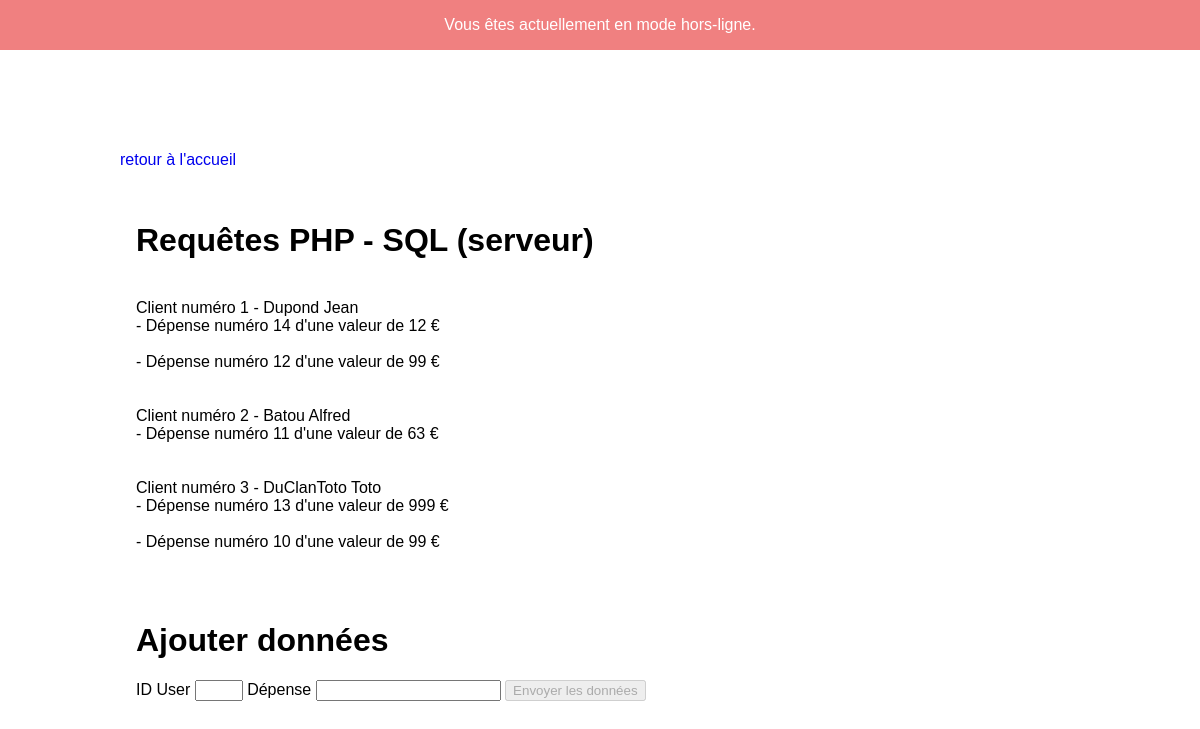
Page /index.php?a=bdd on the committed database.
### tables this page shows
CREATE TABLE IF NOT EXISTS `users` (
  `idUser` int NOT NULL AUTO_INCREMENT,
  `prenom` varchar(50) NOT NULL,
  `nom` varchar(50) NOT NULL,
  `role` int NOT NULL,
  PRIMARY KEY (`idUser`)
);

CREATE TABLE IF NOT EXISTS `expenses` (
  `idExpense` int NOT NULL AUTO_INCREMENT,
  `sum` int NOT NULL,
  `idUser` int NOT NULL,
  PRIMARY KEY (`idExpense`)
);

### PHP/Model/UserManager.Class.php (called while the page is built, shortened)
<?php
class UserManager
{
    public static function getList()
    {
        $db = DbConnect::getDb();
        $tab = [];
        $q = $db->query("SELECT * FROM users");
        while ($donnees = $q->fetch(PDO::FETCH_ASSOC)) {
            if ($donnees != false) {
                $tab[] = new User($donnees);
            }
        }
        return $tab;
    }
}

### PHP/Controller/User.Class.php (called while the page is built, shortened)
<?php
class User
{
    private $_idUser;
    private $_nom;
    private $_prenom;
    public function getIdUser()
    {
        return $this->_idUser;
    }
    public function setIdUser($_idUser)
    {
        return $this->_idUser = $_idUser;
    }
    public function getNom()
    {
        return $this->_nom;
    }
    public function setNom($_nom)
    {
        return $this->_nom = $_nom;
    }
    public function getPrenom()
    {
        return $this->_prenom;
    }
    public function setPrenom($_prenom)
    {
        return $this->_prenom = $_prenom;
    }
    public function setRole($_role)
    {
        return $this->_role = $_role;
    }
    public function hydrate($data)
    {
        foreach ($data as $key => $value) {
            $methode = "set" . ucfirst($key);
        }
    }
}

### PHP/Model/ExpenseManager.Class.php (called while the page is built, shortened)
<?php
class ExpenseManager
{
    public static function getListbyUser($id)
    {
        $db = DbConnect::getDb();
        $tab = [];
        $q = $db->query("SELECT * FROM expenses WHERE idUser = ". $id);
        while ($donnees = $q->fetch(PDO::FETCH_ASSOC)) {
            if ($donnees != false) {
                $tab[] = new Expense($donnees);
            }
        }
        return $tab;
    }
}

### PHP/Controller/Expense.Class.php (called while the page is built, shortened)
<?php
class Expense
{
    private $_idExpense;
    private $_sum;
    public function getIdExpense()
    {
        return $this->_idExpense;
    }
    public function setIdExpense($_idExpense)
    {
        return $this->_idExpense = $_idExpense;
    }
    public function getSum()
    {
        return $this->_sum;
    }
    public function setSum($_sum)
    {
        return $this->_sum = $_sum;
    }
    public function setIduser($_idUser)
    {
        return $this->_idUser = $_idUser;
    }
    public function hydrate($data)
    {
        foreach ($data as $key => $value) {
            $methode = "set" . ucfirst($key);
        }
    }
}

### PHP/View/bdd.php (the view)
<div id="container">
  <div id="content">
  <p><a href="index.php?a=home">retour à l'accueil</a></p>
    <div class="bloc">
      <h1>Requêtes PHP - SQL (serveur)</h1>
      <?php
      $list = UserManager::getList();
      foreach ($list as $person) {
          echo '<br />Client numéro ' . $person->getIdUser() . ' - ' . $person->getNom() . ' '
          . $person->getPrenom() . '<br />';
          $expenses = ExpenseManager::getListbyUser($person->getIdUser());
          if ($expenses == null)
            echo 'Pas de dépenses<br />';
          else {
            foreach ($expenses as $expense) {
              echo '<span>- Dépense numéro ' . $expense->getIdExpense() . ' d\'une valeur de ' .
              $expense->getSum() . ' € <a class="classOnlyOnline" href="index.php?a=actExpense&m=2&id='. $expense->getIdExpense() .'">(suppr.)</a></span><br />';
            }
          }
      }
      ?>
    </div>
    <div class="bloc">
      <h1>Ajouter données</h1>
      <form action="index.php?a=actExpense&m=1" method="post">
        <label for="idUser">ID User</label>
        <input type="number" min="1" max="3" name="idUser" id="idUser" required>
        <label for="sum">Dépense</label>
        <input type="number" name="sum" id="sum" required>
        <input id="buttonOnlyOnline" type=submit value="Envoyer les données">
      </form>
    </div>
  </div>
</div>

### index.php (shortened to what this page needs)
<?PHP
function display($page)
{
    $path = $page[0];
    $name = $page[1];
    include 'PHP/View/_Header.php';
    include $path . $name . '.php';
    include 'PHP/View/_Footer.php';
}
$routes = [
    "default" => ["PHP/View/", "home", "Accueil"],
    "bdd" => ["PHP/View/", "bdd", "Base de données"],
    "actExpense" => ["PHP/View/", "actExpense", ""],
    "ldap" => ["PHP/View/", "ldap", "Connexion LDAP"],
    "logout" => ["PHP/View/", "logout", ""]
];
if (isset($_GET["a"])) {
    $action = $_GET["a"];
    if (isset($routes[$action]))
        display($routes[$action]);
    else
        display($routes["default"]);
}
else
    display($routes["default"]);

### PHP/View/_Header.php (shortened to what this page needs)
<!DOCTYPE HTML>
<head>
  <link rel="stylesheet" href="CSS/style.css">
</head>
<body>
  <div id="updateApp"></div>

### PHP/View/_Footer.php (shortened to what this page needs)
</body>
</html>

### CSS/style.css (style rules this page uses)
html, body { margin: 0; padding: 0; font-family: sans-serif; }
p { text-align: justify; }
a { text-decoration: none; }
#updateApp { display: none; align-items: center; background: black; color: white; padding: 2vh; justify-content: center; }
#container { display: flex; align-items: center; min-height: 94vh; }
#content { display: flex; flex-direction: column; flex-grow: 1; padding: 0 10vw; }
.bloc { display: flex; justify-content: center; flex-direction: column; padding: 2vh; }

### rows in the picture
users: idUser "1", nom "Dupond", prenom "Jean"
expenses: idExpense "14", sum "12"
expenses: idExpense "12", sum "99"
users: idUser "2", nom "Batou", prenom "Alfred"
expenses: idExpense "11", sum "63"
users: idUser "3", nom "DuClanToto", prenom "Toto"
expenses: idExpense "13", sum "999"
expenses: idExpense "10", sum "99"
